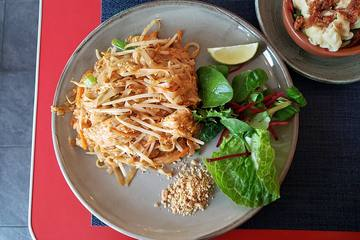
#> input picture img/food/asian-m.jpg, 360 x 240 px
$ python add-photo.py ../img/food/asian-m.jpg ../img/food/asian-t.jpg ../img/food/asian-t.jpg 1.0
#> lines starting #> are read from the running program, lines starting #| are printed output that depends on the picture
"""把用户提供的照片接进景点图库。

用法：
    python tools/add-photo.py <源图路径> <slug> [序号] [纵向裁切位置 0-1]

例：
    python tools/add-photo.py "C:/.../ksc.jpg" ksc 2
    python tools/add-photo.py "C:/.../shot.jpg" morse 2 0.40   # 截图取偏上一点的区域

效果：
    1. 自动去掉截图的黑边（上下/左右的长条纯色区）
    2. 裁成 3:2、压到 720x480，存成 img/sights/<slug>-<序号>.jpg
    3. 自动生成 -t / -m 两档小图
    旧图会先备份到 img/sights/backup/
"""
import os
import shutil
import sys

from PIL import Image

APP = os.path.dirname(os.path.dirname(os.path.abspath(__file__)))
OUT = os.path.join(APP, "img", "sights")
BACKUP = os.path.join(OUT, "backup")
TARGET = (720, 480)


def trim_bars(im, thresh=16):
    """裁掉截图四周的纯黑/纯白长条（小红书、微信截图常见）"""
    g = im.convert("L")
    w, h = im.size
    px = g.load()

    def row_plain(y):
        vals = [px[int(w * i / 24), y] for i in range(24)]
        m = sum(vals) / len(vals)
        return m < thresh or m > 255 - thresh

    def col_plain(x):
        vals = [px[x, int(h * i / 24)] for i in range(24)]
        m = sum(vals) / len(vals)
        return m < thresh or m > 255 - thresh

    top = 0
    while top < h // 3 and row_plain(top):
        top += 1
    bot = h - 1
    while bot > h * 2 // 3 and row_plain(bot):
        bot -= 1
    left = 0
    while left < w // 4 and col_plain(left):
        left += 1
    right = w - 1
    while right > w * 3 // 4 and col_plain(right):
        right -= 1

    if (top, left, bot, right) == (0, 0, h - 1, w - 1):
        return im
    if bot - top < h * 0.3 or right - left < w * 0.3:
        return im                       # 裁得太多，说明判断错了，放弃
    return im.crop((left, top, right + 1, bot + 1))


def crop_32(im, anchor=0.35):
    """裁成 3:2。anchor 决定保留哪一段（0=顶部，1=底部）"""
    w, h = im.size
    t = 3 / 2
    if w / h > t:                       # 太宽：裁左右
        nw = int(h * t)
        left = (w - nw) // 2
        return im.crop((left, 0, left + nw, h)).resize(TARGET, Image.LANCZOS)

    nh = int(w / t)                     # 太高：裁上下
    top = int((h - nh) * anchor)
    return im.crop((0, top, w, top + nh)).resize(TARGET, Image.LANCZOS)


def cover_square(im, size=120):
    w, h = im.size
    s = min(w, h)
    left = (w - s) // 2
    top = (h - s) // 2
    return im.crop((left, top, left + s, top + s)).resize((size, size), Image.LANCZOS)


def main():
    if len(sys.argv) < 3:
        print(__doc__)
        sys.exit(1)
    src, slug = sys.argv[1], sys.argv[2]
    idx = sys.argv[3] if len(sys.argv) > 3 else "1"
    anchor = float(sys.argv[4]) if len(sys.argv) > 4 else 0.35
    if not os.path.exists(src):
        print("找不到文件:", src)
        sys.exit(1)

    im = Image.open(src).convert("RGB")
#> im is the input picture: PIL image 360x240 RGB; mean R, G, B 126.3, 100.2, 85.2
    orig = im.size
#> orig = (360, 240)
    im = trim_bars(im)
#> in trim_bars, `g = im.convert("L")`:
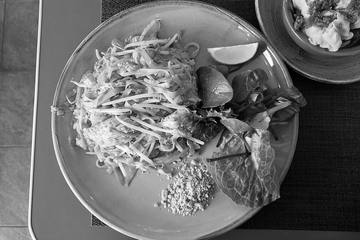
#> g: PIL image 360x240 L; min 0, max 255, mean 106.3
#> in row_plain, `vals = [px[int(w * i / 24), y] for i in range(24)]`: vals = [92, 96, 119, 114, 110, 109, 105, 74, 35, 66, 50, 93, 110, 70, 40, 38, 31, 158, 74, 121, 210, 127, 104, 180]
#> in row_plain, `m = sum(vals) / len(vals)`: m = 96.92
#> in trim_bars, `bot = h - 1`: bot = 239
#> in trim_bars, `left = 0`: left = 0
#> in col_plain, `vals = [px[x, int(h * i / 24)] for i in range(24)]`: vals = [92, 101, 93, 74, 81, 73, 79, 69, 94, 87, 93, 96, 107, 110, 113, 115, 117, 107, 121, 135, 137, 138, 150, 156]
#> in col_plain, `m = sum(vals) / len(vals)`: m = 105.8
#> after the loop in trim_bars, `while left < w // 4 and col_plain(left):`: left = 0
#> in trim_bars, `right = w - 1`: right = 359
    trimmed = im.size
#> trimmed = (360, 240)

    res = crop_32(im, anchor)
#> in crop_32, `return im.crop((0, top, w, top + nh)).resize(TARGET, Image.LANCZOS)`:
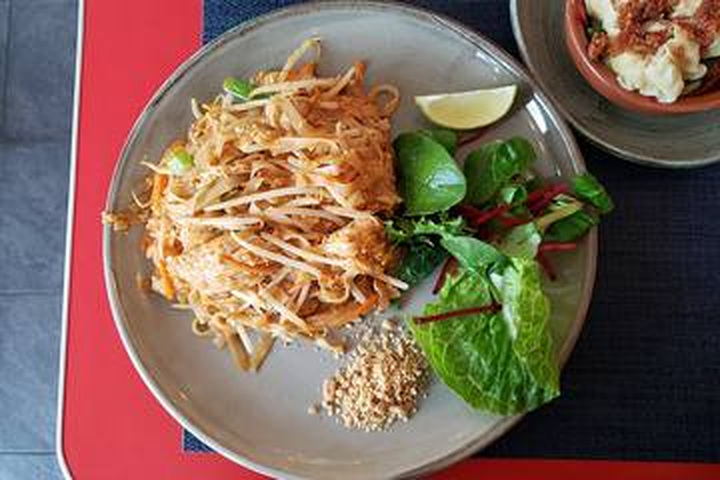
#> returned value: PIL image 720x480 RGB; mean R, G, B 126.2, 100.2, 85.2

    os.makedirs(BACKUP, exist_ok=True)
    base = "%s-%s" % (slug, idx)
    dst = os.path.join(OUT, base + ".jpg")
    if os.path.exists(dst):
        shutil.copy2(dst, os.path.join(BACKUP, base + ".jpg"))

    res.save(dst, "JPEG", quality=80, optimize=True)

    # 同时生成缩略图与中图
    cover_square(res, 120).save(os.path.join(OUT, base + "-t.jpg"), "JPEG", quality=72, optimize=True)
#> in cover_square, `return im.crop((left, top, left + s, top + s)).resize((size, size), Im..`:
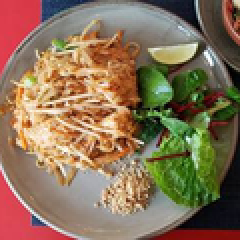
#> returned value: PIL image 120x120 RGB (shown 2 times larger); mean R, G, B 137.5, 113.1, 86.4
    res.resize((360, 240), Image.LANCZOS).save(os.path.join(OUT, base + "-m.jpg"), "JPEG", quality=72, optimize=True)

    note = ""
    if trimmed != orig:
        note = "（已去黑边 %dx%d → %dx%d）" % (orig[0], orig[1], trimmed[0], trimmed[1])
    print("已写入 %s  原图 %dx%d %s  主图 %d KB / 缩略 %d KB / 中图 %d KB" % (
        os.path.basename(dst), orig[0], orig[1], note,
        os.path.getsize(dst) // 1024,
        os.path.getsize(os.path.join(OUT, base + "-t.jpg")) // 1024,
        os.path.getsize(os.path.join(OUT, base + "-m.jpg")) // 1024,
    ))
#| 已写入 asian-t.jpg.jpg  原图 360x240   主图 54 KB / 缩略 4 KB / 中图 18 KB


if __name__ == "__main__":
    main()

$ run again, on img/food/barbecue-m.jpg
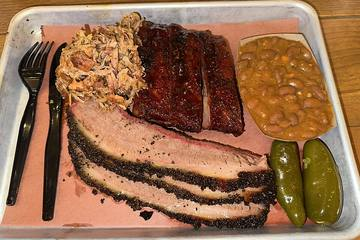
#> input picture img/food/barbecue-m.jpg, 360 x 240 px
#> in main, im is the input picture: PIL image 360x240 RGB; mean R, G, B 149.9, 108.6, 78.6
#> in trim_bars, `g = im.convert("L")`:
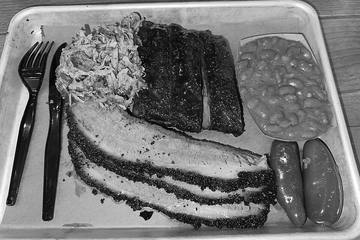
#> g: PIL image 360x240 L; min 1, max 255, mean 117.5
#> in row_plain, `vals = [px[int(w * i / 24), y] for i in range(24)]`: vals = [126, 103, 106, 100, 109, 100, 105, 96, 99, 85, 83, 84, 62, 65, 65, 92, 80, 127, 165, 196, 115, 108, 116, 133]
#> in row_plain, `m = sum(vals) / len(vals)`: m = 105
#> in trim_bars, `bot = h - 1`: bot = 239
#> in trim_bars, `left = 0`: left = 0
#> in col_plain, `vals = [px[x, int(h * i / 24)] for i in range(24)]`: vals = [126, 104, 119, 115, 127, 142, 191, 219, 208, 142, 133, 154, 169, 177, 168, 172, 171, 182, 197, 226, 246, 251, 225, 148]
#> in col_plain, `m = sum(vals) / len(vals)`: m = 171.3
#> after the loop in trim_bars, `while left < w // 4 and col_plain(left):`: left = 0
#> in trim_bars, `right = w - 1`: right = 359
#> in cover_square, `return im.crop((left, top, left + s, top + s)).resize((size, size), Im..`:
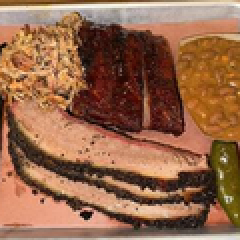
#> returned value: PIL image 120x120 RGB (shown 2 times larger); mean R, G, B 149.7, 103.4, 74.8
#| 已写入 barbecue-m.jpg.jpg  原图 360x240   主图 63 KB / 缩略 4 KB / 中图 21 KB

$ run again, on img/food/barbecue-t.jpg
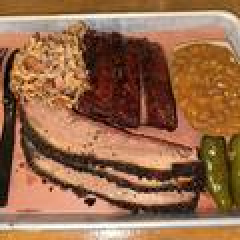
#> input picture img/food/barbecue-t.jpg, 120 x 120 px (shown 2 times larger)
#> in main, im is the input picture: PIL image 120x120 RGB; mean R, G, B 150.4, 105.9, 75
#> in trim_bars, `g = im.convert("L")`:
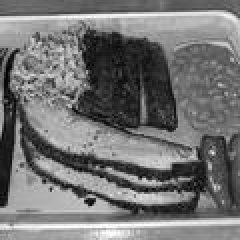
#> g: PIL image 120x120 L (shown 2 times larger); min 2, max 255, mean 115.7
#> in row_plain, `vals = [px[int(w * i / 24), y] for i in range(24)]`: vals = [100, 107, 106, 106, 101, 99, 90, 99, 101, 96, 90, 92, 95, 101, 94, 104, 116, 95, 93, 91, 99, 94, 94, 100]
#> in row_plain, `m = sum(vals) / len(vals)`: m = 98.46
#> in trim_bars, `bot = h - 1`: bot = 119
#> in trim_bars, `left = 0`: left = 0
#> in col_plain, `vals = [px[x, int(h * i / 24)] for i in range(24)]`: vals = [100, 91, 209, 192, 158, 49, 27, 71, 103, 142, 133, 173, 160, 165, 36, 28, 32, 31, 22, 23, 27, 175, 112, 129]
#> in col_plain, `m = sum(vals) / len(vals)`: m = 99.5
#> after the loop in trim_bars, `while left < w // 4 and col_plain(left):`: left = 0
#> in trim_bars, `right = w - 1`: right = 119
#> in cover_square, `return im.crop((left, top, left + s, top + s)).resize((size, size), Im..`:
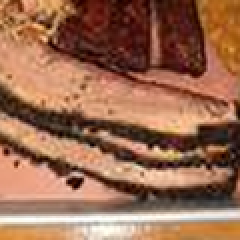
#> returned value: PIL image 120x120 RGB (shown 2 times larger); mean R, G, B 154.2, 106.7, 81
#| 已写入 barbecue-t.jpg.jpg  原图 120x120   主图 36 KB / 缩略 3 KB / 中图 12 KB
